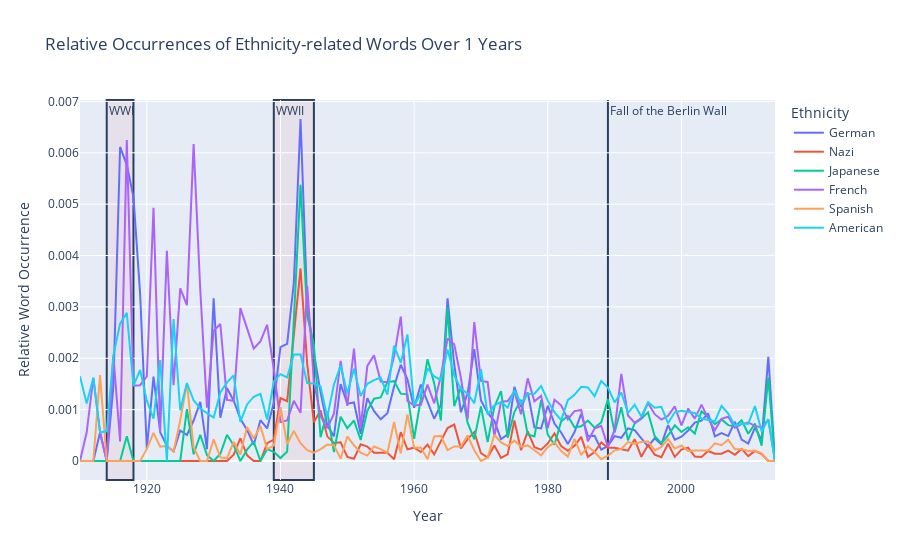

The code cell stored with this chart in its notebook:
### Code cell
ethnicities=['German','Nazi','Japanese','French','Spanish','American']
fig = plot_relative_occurrences(df_sum, ethmerged, ethnicities,1,[
    ('1914', '1918', 'WWI'),
    ('1939', '1945', 'WWII'),
    ('1989', '1989', 'Fall of the Berlin Wall')
])
fig.show()

#fig_json = fig.to_json()

#with open('figures/ethnicity-representation1.json', 'w') as json_file:
#   json.dump(json.loads(fig_json), json_file, indent=4)
